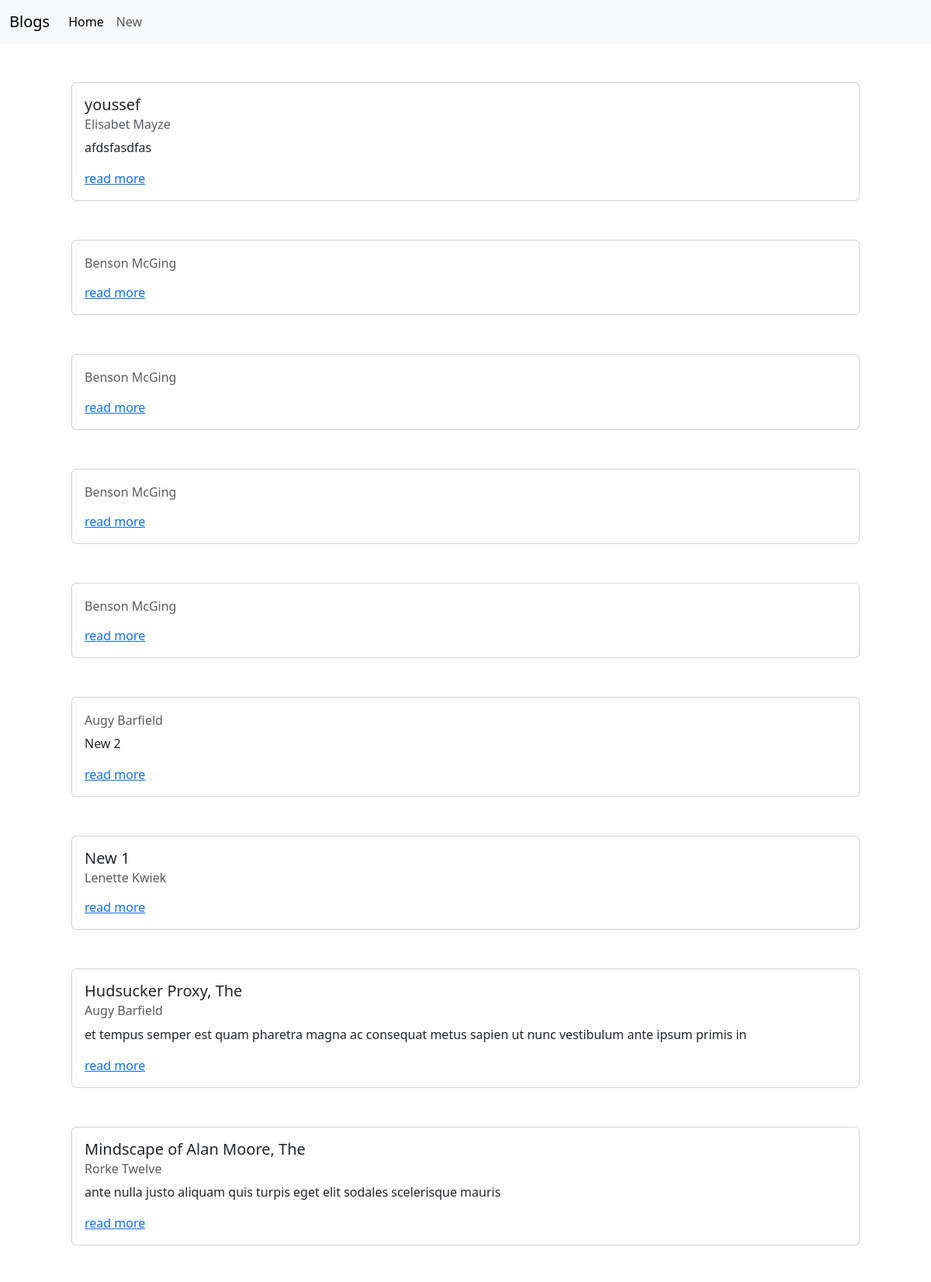
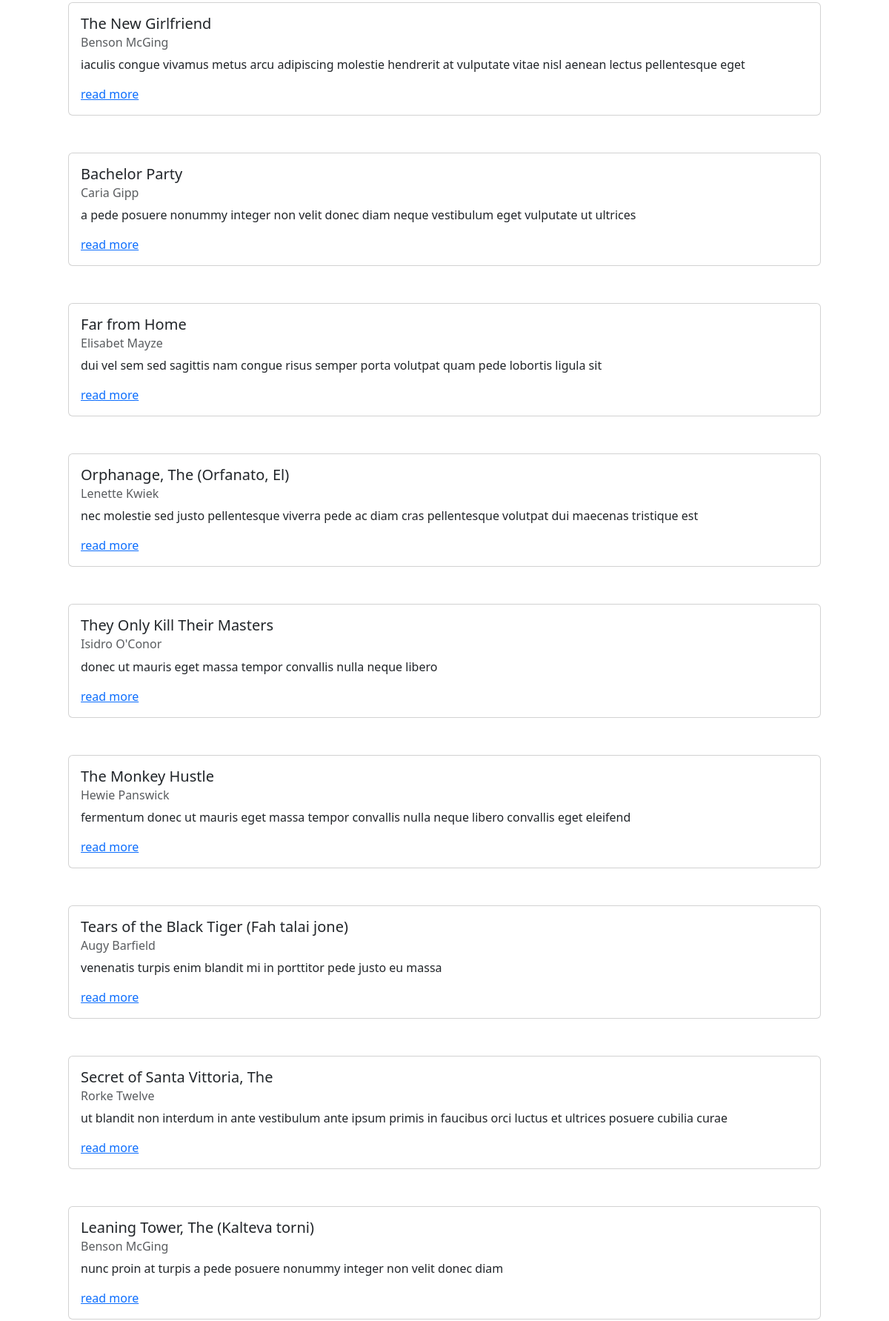
The page / (upper part) on the database its author committed (2 pictures, top to bottom).
### tables this page shows
CREATE TABLE IF NOT EXISTS `blogs` (
  `title` varchar(50) NOT NULL,
  `id` bigint(20) NOT NULL AUTO_INCREMENT,
  `created_at` datetime DEFAULT current_timestamp(),
  `content` text DEFAULT NULL,
  `short_description` varchar(500) DEFAULT NULL,
  `author_id` bigint(20) DEFAULT NULL,
  PRIMARY KEY (`id`),
  KEY `author_id` (`author_id`)
);

CREATE TABLE IF NOT EXISTS `authors` (
  `name` varchar(50) NOT NULL,
  `id` bigint(20) NOT NULL AUTO_INCREMENT,
  PRIMARY KEY (`id`)
);

### database.php (called while the page is built, shortened)
<?php
    function getBlogs(){
        $sql = 'SELECT b.id, b.title ,b.short_description, a.name FROM `blogs` as b INNER JOIN authors as a on b.author_id = a.id  order by created_at DESC';
        $result = mysqli_execute_query($GLOBALS['conn'],$sql);
        return $result;
    }

### index.php (the view, shortened to what this page needs)
<?php require_once('database.php') ?>
<!DOCTYPE html>
<html lang="en">
<head>
    <link href="https://cdn.jsdelivr.net/npm/bootstrap@5.3.2/dist/css/bootstrap.min.css" rel="stylesheet">
</head>
<body>
<nav class="navbar navbar-expand-lg bg-body-tertiary">
  <div class="container-fluid">
    <a class="navbar-brand" href="index.php">Blogs</a>
    <div class="collapse navbar-collapse" id="navbarNav">
      <ul class="navbar-nav">
        <li class="nav-item">
          <a class="nav-link active" aria-current="page" href="index.php">Home</a>
        </li>
        <li class="nav-item">
          <a class="nav-link" href="new-post.php">New</a>
        </li>
      </ul>
    </div>
  </div>
</nav>
<main class="container ">
    <div class="row">
        <div class="col-12">
            <?php
                $rows = getBlogs();
                while( $row = mysqli_fetch_assoc($rows)){
                    echo '
                    <div class="card" style=" margin:50px;">
                        <div class="card-body">
                            <h5 class="card-title">'.$row['title'].'</h5>
                            <h6 class="card-subtitle mb-2 text-body-secondary">'.$row['name'].'</h6>
                            <p class="card-text">'.$row['short_description'].'</p>
                            <a href="post.php?blog_id='.$row['id'].'" class="card-link">read more</a>
                        </div>
                    </div>
                    ';
                }
            ?>
        </div>
    </div>
</main>
</body>
</html>

### rows shown on the page
blogs: title "youssef", author.name "Elisabet Mayze", short_description "afdsfasdfas"
blogs: author.name "Benson McGing"
blogs: author.name "Benson McGing"
blogs: author.name "Benson McGing"
blogs: author.name "Benson McGing"
blogs: author.name "Augy Barfield", short_description "New 2"
blogs: title "New 1", author.name "Lenette Kwiek"
blogs: title "Hudsucker Proxy, The", author.name "Augy Barfield", short_description "et tempus semper est quam pharetra magna ac consequat metus sapien ut nunc vestibulum ante ipsum primis in"
blogs: title "Mindscape of Alan Moore, The", author.name "Rorke Twelve", short_description "ante nulla justo aliquam quis turpis eget elit sodales scelerisque mauris"
blogs: title "The New Girlfriend", author.name "Benson McGing", short_description "iaculis congue vivamus metus arcu adipiscing molestie hendrerit at vulputate vitae nisl aenean lectus pellentesque eget"
blogs: title "Bachelor Party", author.name "Caria Gipp", short_description "a pede posuere nonummy integer non velit donec diam neque vestibulum eget vulputate ut ultrices"
blogs: title "Far from Home", author.name "Elisabet Mayze", short_description "dui vel sem sed sagittis nam congue risus semper porta volutpat quam pede lobortis ligula sit"
blogs: title "Orphanage, The (Orfanato, El)", author.name "Lenette Kwiek", short_description "nec molestie sed justo pellentesque viverra pede ac diam cras pellentesque volutpat dui maecenas tristique est"
blogs: title "They Only Kill Their Masters", author.name "Isidro O'Conor", short_description "donec ut mauris eget massa tempor convallis nulla neque libero"
blogs: title "The Monkey Hustle", author.name "Hewie Panswick", short_description "fermentum donec ut mauris eget massa tempor convallis nulla neque libero convallis eget eleifend"
blogs: title "Tears of the Black Tiger (Fah talai jone)", author.name "Augy Barfield", short_description "venenatis turpis enim blandit mi in porttitor pede justo eu massa"
blogs: title "Secret of Santa Vittoria, The", author.name "Rorke Twelve", short_description "ut blandit non interdum in ante vestibulum ante ipsum primis in faucibus orci luctus et ultrices posuere cubilia curae"
blogs: title "Leaning Tower, The (Kalteva torni)", author.name "Benson McGing", short_description "nunc proin at turpis a pede posuere nonummy integer non velit donec diam"
